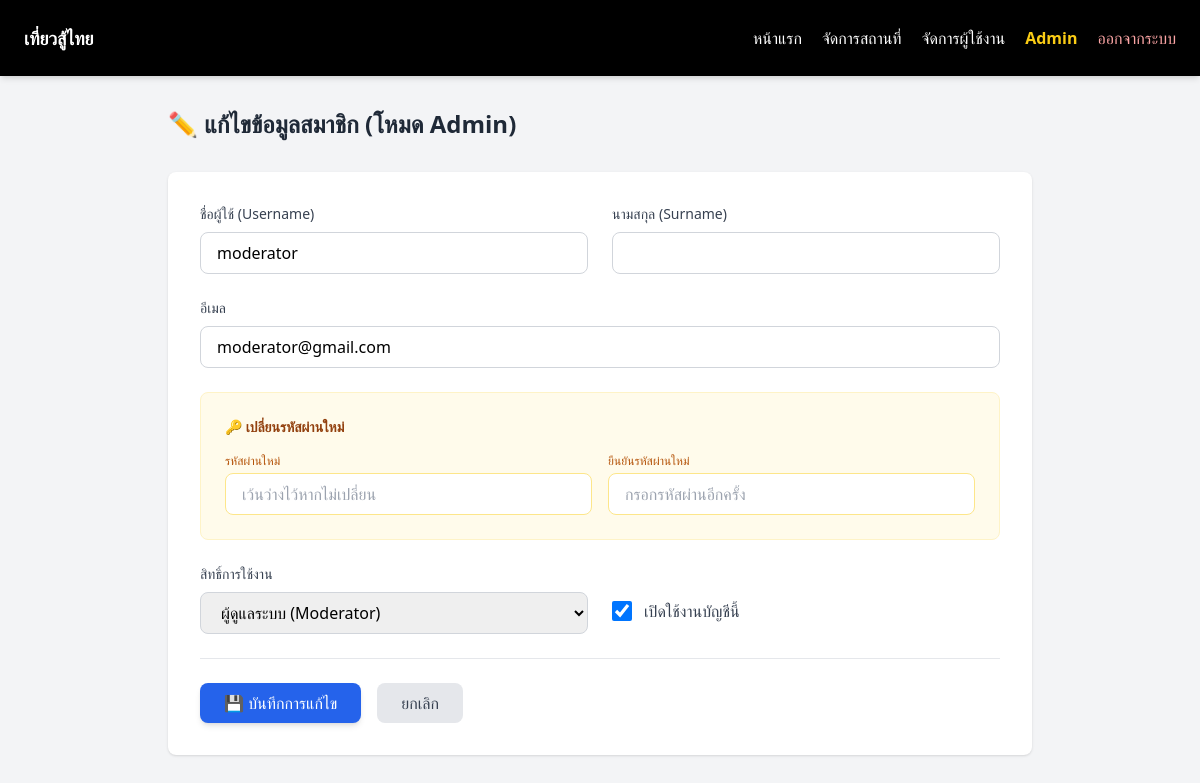
Page /users/edit/2 (signed in) on the committed database.
### models.py (models this page shows)
class User(UserMixin, db.Model):
    __tablename__ = 'user'
    id = db.Column(db.Integer, primary_key=True)
    username = db.Column(db.String(100), unique=True, nullable=False)
    surname = db.Column(db.String(100), nullable=True)
    password = db.Column(db.String(100), nullable=False)
    email = db.Column(db.String(100), nullable=True)
    role = db.Column(db.String(20), default='member')
    is_active = db.Column(db.Boolean, default=True)
    places = db.relationship('Place', backref='user', lazy=True)
    logs = db.relationship('SystemLog', backref='user', lazy=True)

### app.py (the view, shortened to what this page needs)
@app.route('/users/edit/<int:id>', methods=['GET', 'POST'])
@login_required
def edit_user(id):
    if current_user.role != 'admin':
        flash('คุณไม่มีสิทธิ์เข้าถึงส่วนนี้', 'error')
        return redirect(url_for('index'))
    user = User.query.get_or_404(id)
    return render_template('user_edit.html', user=user)

### app.py (called while the page is built)
@login_manager.user_loader
def load_user(user_id):
    return User.query.get(int(user_id))

### templates/user_edit.html (shortened to what this page needs)
{% extends "base.html" %}
{% block content %}
<div class="max-w-4xl mx-auto px-4 py-8">
    <h1 class="text-2xl font-bold text-gray-800 mb-8">✏️ แก้ไขข้อมูลสมาชิก (โหมด Admin)</h1>
    <div class="bg-white rounded-lg shadow p-8">
        <form method="POST" class="space-y-6">
            <div class="grid grid-cols-1 md:grid-cols-2 gap-6">
                <div>
                    <label class="block text-sm font-medium text-gray-700 mb-2">ชื่อผู้ใช้ (Username)</label>
                    <input type="text" name="username" value="{{ user.username }}" required
                           class="w-full px-4 py-2 border border-gray-300 rounded-lg focus:ring-2 focus:ring-blue-500 outline-none">
                </div>
                <div>
                    <label class="block text-sm font-medium text-gray-700 mb-2">นามสกุล (Surname)</label>
                    <input type="text" name="surname" value="{{ user.surname if user.surname else '' }}"
                           class="w-full px-4 py-2 border border-gray-300 rounded-lg focus:ring-2 focus:ring-blue-500 outline-none">
                </div>
            </div>
            <div>
                <label class="block text-sm font-medium text-gray-700 mb-2">อีเมล</label>
                <input type="email" name="email" value="{{ user.email if user.email else '' }}"
                       class="w-full px-4 py-2 border border-gray-300 rounded-lg">
            </div>
            <div class="bg-amber-50 p-6 rounded-lg border border-amber-100 space-y-4">
    <label class="block text-sm font-bold text-amber-800 mb-2">🔑 เปลี่ยนรหัสผ่านใหม่</label>
    <div class="grid grid-cols-1 md:grid-cols-2 gap-4">
        <div>
            <label class="block text-xs text-amber-700 mb-1">รหัสผ่านใหม่</label>
            <input type="password" name="password" id="password" placeholder="เว้นว่างไว้หากไม่เปลี่ยน"
                   class="w-full px-4 py-2 border border-amber-200 rounded-lg focus:ring-2 focus:ring-amber-500 outline-none">
        </div>
        <div>
            <label class="block text-xs text-amber-700 mb-1">ยืนยันรหัสผ่านใหม่</label>
            <input type="password" name="confirm_password" id="confirm_password" placeholder="กรอกรหัสผ่านอีกครั้ง"
                   class="w-full px-4 py-2 border border-amber-200 rounded-lg focus:ring-2 focus:ring-amber-500 outline-none">
        </div>
    </div>
</div>
            <div class="grid grid-cols-1 md:grid-cols-2 gap-6">
                <div>
                    <label class="block text-sm font-medium text-gray-700 mb-2">สิทธิ์การใช้งาน</label>
                    <select name="role" class="w-full px-4 py-2 border border-gray-300 rounded-lg">
                        <option value="moderator" {% if user.role == 'moderator' %}selected{% endif %}>ผู้ดูแลระบบ (Moderator)</option>
                    </select>
                </div>
                <div class="flex items-center pt-6">
                    <label class="flex items-center space-x-3 cursor-pointer">
                        <input type="checkbox" name="is_active" {% if user.is_active %}checked{% endif %}
                               class="w-5 h-5 text-blue-600 rounded">
                        <span class="text-gray-700 font-medium">เปิดใช้งานบัญชีนี้</span>
                    </label>
                </div>
            </div>
            <div class="flex gap-4 pt-6 border-t">
                <button type="submit" class="bg-blue-600 hover:bg-blue-700 text-white px-6 py-2 rounded-lg font-medium transition shadow-md">
                    💾 บันทึกการแก้ไข
                </button>
                <a href="{{ url_for('admin_users') }}" class="bg-gray-200 hover:bg-gray-300 text-gray-700 px-6 py-2 rounded-lg font-medium">
                    ยกเลิก
                </a>
            </div>
        </form>
    </div>
</div>
{% endblock %}

### rows in the picture
User: username "moderator", email "moderator@gmail.com", role "ผู้ดูแลระบบ (Moderator)", is_active "☑"
